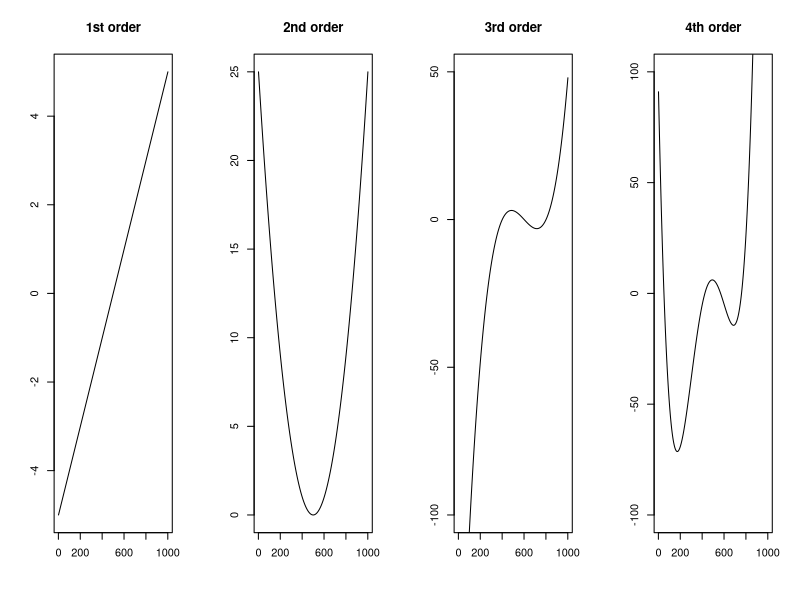

Source code (R):
## ---- chunk 1
par(mfrow=c(1,4))
tt=seq(-5,5,.01)
plot(tt,type="l",ylab="",xlab="")
title("1st order")
plot(tt^2,type="l",ylab="",xlab="")
title("2nd order")
plot(tt^3-3*tt^2-tt+3,ylim=c(-100,50),type="l",ylab="",xlab="")
title("3rd order")
plot(tt^4+2*tt^3-12*tt^2-2*tt+6,ylim=c(-100,100),type="l",ylab="",xlab="")
title("4th order")
